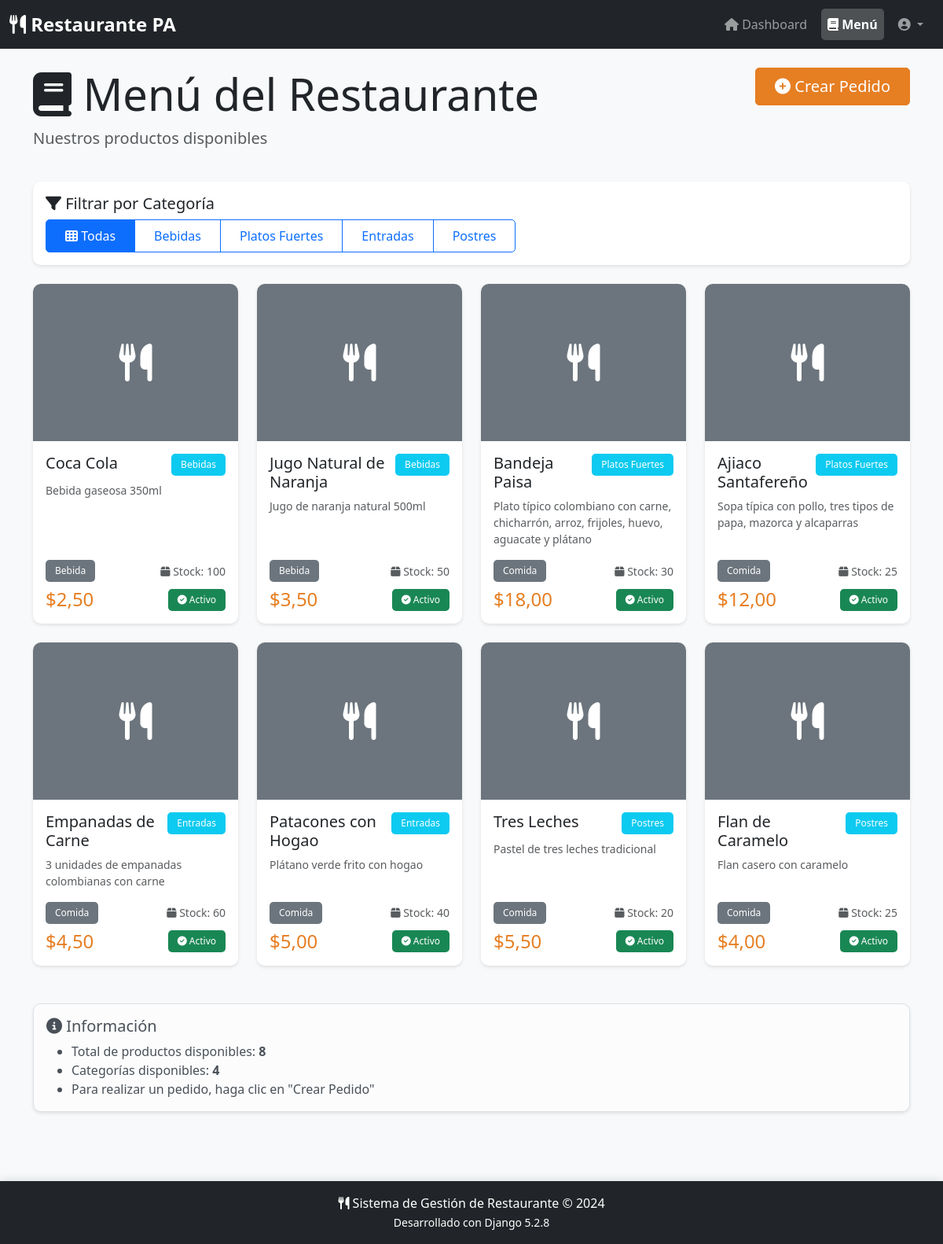
The page /menu/ (signed in) on the database its author committed.
### core/models.py (models this page shows, shortened)
class Categoria(models.Model):
    nombre = models.CharField(max_length=100)

class Item(models.Model):
    nombre = models.CharField(max_length=255)
    descripcion = models.TextField(blank=True, null=True)
    precio = models.DecimalField(max_digits=10, decimal_places=2)
    costo = models.DecimalField(max_digits=10, decimal_places=2, default=0)
    stock = models.IntegerField(default=0)
    imagen = models.CharField(max_length=255, blank=True, null=True)
    categoria = models.ForeignKey(Categoria, on_delete=models.PROTECT)
    estado = models.ForeignKey(Estado, on_delete=models.PROTECT)
    tipo_item = models.ForeignKey(TipoItem, on_delete=models.PROTECT)

class TipoItem(models.Model):
    nombre = models.CharField(max_length=100)

class Estado(models.Model):
    nombre = models.CharField(max_length=100)
    tipo_estado = models.ForeignKey(TipoEstado, on_delete=models.PROTECT)

### core/views.py (the view)
# urls.py: path('menu/', views.menu, name='menu'),
@login_requerido
def menu(request):
    categorias = Categoria.objects.all()
    items = Item.objects.filter(estado__nombre='Activo').select_related(
        'categoria', 'tipo_item', 'estado'
    )
    categoria_id = request.GET.get('categoria')
    if categoria_id:
        items = items.filter(categoria_id=categoria_id)
    context = {
        'categorias': categorias,
        'items': items,
        'categoria_seleccionada': int(categoria_id) if categoria_id else None,
    }
    return render(request, 'core/menu.html', context)

### core/views.py (called while the page is built)
def login_requerido(view_func):
    @wraps(view_func)
    def wrapper(request, *args, **kwargs):
        usuario_id = request.session.get('usuario_id')
        if not usuario_id:
            messages.warning(request, 'Debes iniciar sesión para acceder a esta página')
            return redirect('core:login')
        try:
            usuario = Usuario.objects.select_related('rol').get(id=usuario_id)
            request.usuario = usuario
            request.session['ultima_actividad'] = timezone.now().isoformat()
            return view_func(request, *args, **kwargs)
        except Usuario.DoesNotExist:
            messages.error(request, 'Usuario no válido')
            request.session.flush()
            return redirect('core:login')
    return wrapper

### core/templates/core/menu.html (shortened to what this page needs)
{% extends 'base.html' %}
{% block content %}
<div class="container">
    <div class="row mb-4">
        <div class="col-md-8">
            <h1 class="display-4">
                <i class="fas fa-book"></i> Menú del Restaurante
            </h1>
            <p class="lead text-muted">Nuestros productos disponibles</p>
        </div>
        <div class="col-md-4 text-end">
            <a href="{% url 'core:crear_pedido' %}" class="btn btn-primary btn-lg">
                <i class="fas fa-plus-circle"></i> Crear Pedido
            </a>
        </div>
    </div>
    <div class="row mb-4">
        <div class="col-12">
            <div class="card">
                <div class="card-body">
                    <h5 class="card-title">
                        <i class="fas fa-filter"></i> Filtrar por Categoría
                    </h5>
                    <div class="btn-group flex-wrap" role="group">
                        <a href="{% url 'core:menu' %}"
                           class="btn btn-outline-primary {% if not categoria_seleccionada %}active{% endif %}">
                            <i class="fas fa-th"></i> Todas
                        </a>
                        {% for categoria in categorias %}
                        <a href="?categoria={{ categoria.id }}"
                           class="btn btn-outline-primary {% if categoria_seleccionada == categoria.id %}active{% endif %}">
                            {{ categoria.nombre }}
                        </a>
                        {% endfor %}
                    </div>
                </div>
            </div>
        </div>
    </div>
    <div class="row g-4">
        {% if items %}
            {% for item in items %}
            <div class="col-md-6 col-lg-4 col-xl-3">
                <div class="card h-100 menu-item-card hover-shadow">
                    {% if item.imagen %}
                        <img src="{{ item.imagen }}" class="card-img-top menu-item-img" alt="{{ item.nombre }}">
                    {% else %}
                        <div class="card-img-top menu-item-img bg-secondary d-flex align-items-center justify-content-center">
                            <i class="fas fa-utensils fa-3x text-white"></i>
                        </div>
                    {% endif %}
                    <div class="card-body d-flex flex-column">
                        <div class="d-flex justify-content-between align-items-start mb-2">
                            <h5 class="card-title mb-0">{{ item.nombre }}</h5>
                            <span class="badge bg-info">{{ item.categoria.nombre }}</span>
                        </div>
                        {% if item.descripcion %}
                        <p class="card-text text-muted small">{{ item.descripcion|truncatewords:15 }}</p>
                        {% endif %}
                        <div class="mt-auto">
                            <div class="d-flex justify-content-between align-items-center mb-2">
                                <span class="badge bg-secondary">{{ item.tipo_item.nombre }}</span>
                                <span class="text-muted small">
                                    <i class="fas fa-box"></i> Stock: {{ item.stock }}
                                </span>
                            </div>
                            <div class="d-flex justify-content-between align-items-center">
                                <h4 class="text-primary mb-0">${{ item.precio }}</h4>
                                <span class="badge bg-success">
                                    <i class="fas fa-check-circle"></i> {{ item.estado.nombre }}
                                </span>
                            </div>
                        </div>
                    </div>
                </div>
            </div>
            {% endfor %}
        {% endif %}
    </div>
    <div class="row mt-5">
        <div class="col-12">
            <div class="alert alert-light border">
                <h5><i class="fas fa-info-circle"></i> Información</h5>
                <ul class="mb-0">
                    <li>Total de productos disponibles: <strong>{{ items|length }}</strong></li>
                    <li>Categorías disponibles: <strong>{{ categorias|length }}</strong></li>
                    <li>Para realizar un pedido, haga clic en "Crear Pedido"</li>
                </ul>
            </div>
        </div>
    </div>
</div>
{% endblock %}

### core/templates/base.html (shortened to what this page needs)
<!DOCTYPE html>
<html lang="es">
<head>
    {% load static %}
    <link href="https://cdn.jsdelivr.net/npm/bootstrap@5.3.0/dist/css/bootstrap.min.css" rel="stylesheet">
    <link rel="stylesheet" href="https://cdnjs.cloudflare.com/ajax/libs/font-awesome/6.4.0/css/all.min.css">
    <link rel="stylesheet" href="{% static 'core/css/styles.css' %}">
</head>
<body>
    <nav class="navbar navbar-expand-lg navbar-dark bg-dark sticky-top">
        <div class="container-fluid">
            <a class="navbar-brand" href="{% url 'core:index' %}">
                <i class="fas fa-utensils"></i> Restaurante PA
            </a>
            <div class="collapse navbar-collapse" id="navbarNav">
                <ul class="navbar-nav ms-auto">
                    {% if request.session.usuario_id %}
                    <li class="nav-item">
                        <a class="nav-link {% if 'dashboard' in request.path %}active{% endif %}"
                           href="{% url 'core:dashboard' %}">
                            <i class="fas fa-home"></i> Dashboard
                        </a>
                    </li>
                    <li class="nav-item">
                        <a class="nav-link {% if 'menu' in request.path %}active{% endif %}"
                           href="{% url 'core:menu' %}">
                            <i class="fas fa-book"></i> Menú
                        </a>
                    </li>
                    <li class="nav-item dropdown">
                        <a class="nav-link dropdown-toggle" href="#" id="navbarDropdown" role="button" data-bs-toggle="dropdown">
                            <i class="fas fa-user-circle"></i> {{ request.session.usuario_nombre }}
                        </a>
                    </li>
                    {% else %}
                    <li class="nav-item">
                        <a class="nav-link" href="{% url 'core:login' %}">
                            <i class="fas fa-sign-in-alt"></i> Iniciar Sesión
                        </a>
                    </li>
                    {% endif %}
                </ul>
            </div>
        </div>
    </nav>
    <main class="container-fluid py-4">
        {% block content %}{% endblock %}
    </main>
    <footer class="bg-dark text-white text-center py-3 mt-5">
        <div class="container">
            <p class="mb-0">
                <i class="fas fa-utensils"></i> Sistema de Gestión de Restaurante &copy; 2024
            </p>
            <small>Desarrollado con Django 5.2.8</small>
        </div>
    </footer>
</body>
</html>

### core/static/core/css/styles.css (style rules this page uses)
:root { --primary-color: #e67e22; --secondary-color: #34495e; --success-color: #27ae60; --danger-color: #e74c3c; --warning-color: #f39c12; --info-color: #3498db; --light-color: #ecf0f1; --dark-color: #2c3e50; }
body { font-family: 'Segoe UI', Tahoma, Geneva, Verdana, sans-serif; background-color: #f8f9fa; min-height: 100vh; display: flex; flex-direction: column; }
main { flex: 1; }
.navbar-brand { font-weight: bold; font-size: 1.5rem; transition: transform 0.3s ease; }
.nav-link { transition: all 0.3s ease; border-radius: 5px; margin: 0 5px; }
.nav-link.active { background-color: rgba(255, 255, 255, 0.2); font-weight: 600; }
.card { border: none; box-shadow: 0 2px 4px rgba(0, 0, 0, 0.1); transition: all 0.3s ease; border-radius: 10px; }
.menu-item-card { height: 100%; overflow: hidden; }
.menu-item-img { height: 200px; object-fit: cover; transition: transform 0.3s ease; }
.btn { border-radius: 5px; padding: 0.5rem 1.5rem; transition: all 0.3s ease; }
.btn-primary { background-color: var(--primary-color); border-color: var(--primary-color); }
.badge { padding: 0.5rem 0.75rem; font-weight: 500; border-radius: 5px; }
.alert { border-radius: 10px; border: none; box-shadow: 0 2px 4px rgba(0, 0, 0, 0.1); }
footer { margin-top: auto; box-shadow: 0 -2px 10px rgba(0, 0, 0, 0.1); }
.card { animation: fadeIn 0.5s ease; }
.text-primary { color: var(--primary-color) !important; }

### rows shown on the page
Categoria: nombre "Bebidas"
Categoria: nombre "Platos Fuertes"
Categoria: nombre "Entradas"
Categoria: nombre "Postres"
Item: nombre "Coca Cola", categoria.nombre "Bebidas", descripcion "Bebida gaseosa 350ml", tipo_item.nombre "Bebida", stock "100", precio "2,50", estado.nombre "Activo"
Item: nombre "Jugo Natural de Naranja", categoria.nombre "Bebidas", descripcion "Jugo de naranja natural 500ml", tipo_item.nombre "Bebida", stock "50", precio "3,50", estado.nombre "Activo"
Item: nombre "Bandeja Paisa", categoria.nombre "Platos Fuertes", descripcion "Plato típico colombiano con carne, chicharrón, arroz, frijoles, huevo, aguacate y plátano", tipo_item.nombre "Comida", stock "30", precio "18,00", estado.nombre "Activo"
Item: nombre "Ajiaco Santafereño", categoria.nombre "Platos Fuertes", descripcion "Sopa típica con pollo, tres tipos de papa, mazorca y alcaparras", tipo_item.nombre "Comida", stock "25", precio "12,00", estado.nombre "Activo"
Item: nombre "Empanadas de Carne", categoria.nombre "Entradas", descripcion "3 unidades de empanadas colombianas con carne", tipo_item.nombre "Comida", stock "60", precio "4,50", estado.nombre "Activo"
Item: nombre "Patacones con Hogao", categoria.nombre "Entradas", descripcion "Plátano verde frito con hogao", tipo_item.nombre "Comida", stock "40", precio "5,00", estado.nombre "Activo"
Item: nombre "Tres Leches", categoria.nombre "Postres", descripcion "Pastel de tres leches tradicional", tipo_item.nombre "Comida", stock "20", precio "5,50", estado.nombre "Activo"
Item: nombre "Flan de Caramelo", categoria.nombre "Postres", descripcion "Flan casero con caramelo", tipo_item.nombre "Comida", stock "25", precio "4,00", estado.nombre "Activo"

### other values the page prints
{{ items|length }} "8"
{{ categorias|length }} "4"
